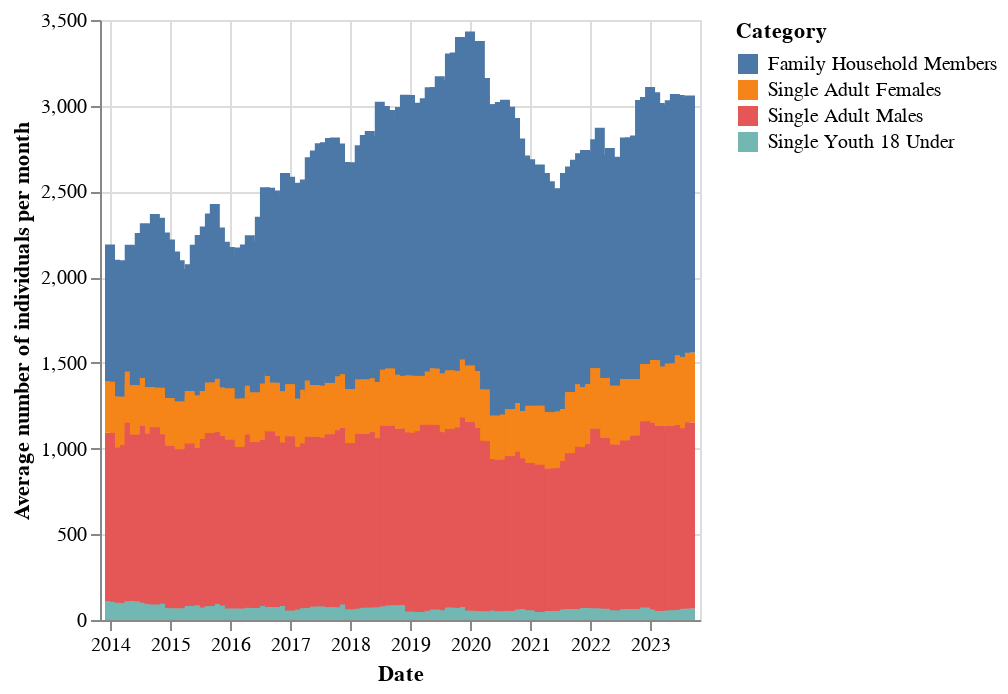

Here is the notebook cell this chart was saved with:
### Code cell
indvd_count_plot = alt.Chart(indvd).encode(
    x=alt.X('Date', title='Date'),
    y=alt.Y('mean(Count_)', title='Average number of individuals per month'),
    color=alt.Color('Category')
).mark_bar().interactive()

indvd_stay_plot = alt.Chart(indvd).encode(
    x=alt.X('Date', title='Date'),
    y=alt.Y('mean(TotalLengthOfStay)', title='Total length of stay (bed nights)'),
    color=alt.Color('Category')
).mark_bar().interactive()

indvd_count_plot #| indvd_stay_plot

### Figure 1 — Vega-Lite specification as saved in the notebook (floating-point values rounded to 4 significant figures; data arrays with more than 128 entries replaced by an {"elided": "..."} marker saying what was removed)
{"config": {"view": {"continuousWidth": 300, "continuousHeight": 300}}, "data": {"name": "data-ed2a836864381f39034ac315934f0e00"}, "mark": {"type": "bar"}, "encoding": {"color": {"field": "Category", "type": "nominal"}, "x": {"field": "Date", "title": "Date", "type": "temporal"}, "y": {"aggregate": "mean", "field": "Count_", "title": "Average number of individuals per month", "type": "quantitative"}}, "params": [{"name": "param_1", "select": {"type": "interval", "encodings": ["x", "y"]}, "bind": "scales"}], "$schema": "https://vega.github.io/schema/vega-lite/v5.8.0.json", "datasets": {"data-ed2a836864381f39034ac315934f0e00": {"elided": "468 records"}}}
